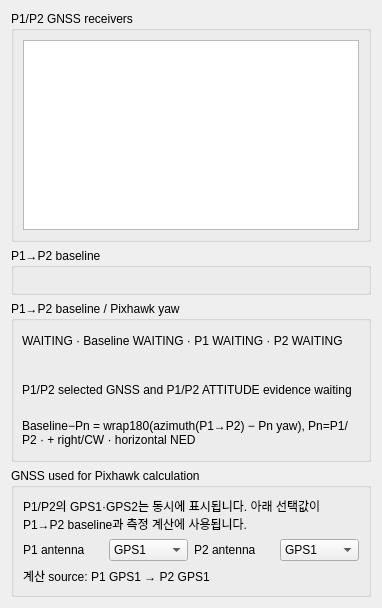
<?xml version='1.0' encoding='utf-8'?>
<ui version="4.0">
  <class>GnssView</class>
  <widget class="QWidget" name="widget1">
    <property name="minimumSize">
      <size>
        <width>0</width>
        <height>0</height>
      </size>
    </property>
    <property name="maximumSize">
      <size>
        <width>16777215</width>
        <height>16777215</height>
      </size>
    </property>
    <layout class="QVBoxLayout" name="layout2" stretch="0,0,0,0">
      <property name="leftMargin">
        <number>11</number>
      </property>
      <property name="topMargin">
        <number>11</number>
      </property>
      <property name="rightMargin">
        <number>11</number>
      </property>
      <property name="bottomMargin">
        <number>11</number>
      </property>
      <property name="spacing">
        <number>6</number>
      </property>
      <item>
        <widget class="QGroupBox" name="receiver_group">
          <property name="minimumSize">
            <size>
              <width>0</width>
              <height>0</height>
            </size>
          </property>
          <property name="maximumSize">
            <size>
              <width>16777215</width>
              <height>16777215</height>
            </size>
          </property>
          <property name="title">
            <string>P1/P2 GNSS receivers</string>
          </property>
          <layout class="QVBoxLayout" name="layout4" stretch="0">
            <property name="leftMargin">
              <number>9</number>
            </property>
            <property name="topMargin">
              <number>9</number>
            </property>
            <property name="rightMargin">
              <number>9</number>
            </property>
            <property name="bottomMargin">
              <number>9</number>
            </property>
            <property name="spacing">
              <number>6</number>
            </property>
            <item>
              <widget class="QTableView" name="receiver_table">
                <property name="minimumSize">
                  <size>
                    <width>0</width>
                    <height>0</height>
                  </size>
                </property>
                <property name="maximumSize">
                  <size>
                    <width>16777215</width>
                    <height>190</height>
                  </size>
                </property>
                <property name="editTriggers">
                  <set>QAbstractItemView::NoEditTriggers</set>
                </property>
                <property name="selectionBehavior">
                  <enum>QAbstractItemView::SelectRows</enum>
                </property>
                <property name="selectionMode">
                  <enum>QAbstractItemView::ExtendedSelection</enum>
                </property>
                <attribute name="verticalHeaderVisible">
                  <bool>false</bool>
                </attribute>
                <attribute name="horizontalHeaderStretchLastSection">
                  <bool>true</bool>
                </attribute>
                <property name="horizontalScrollMode">
                  <enum>QAbstractItemView::ScrollPerItem</enum>
                </property>
                <property name="alternatingRowColors">
                  <bool>false</bool>
                </property>
              </widget>
            </item>
          </layout>
        </widget>
      </item>
      <item>
        <widget class="QGroupBox" name="baseline_group">
          <property name="minimumSize">
            <size>
              <width>0</width>
              <height>0</height>
            </size>
          </property>
          <property name="maximumSize">
            <size>
              <width>16777215</width>
              <height>16777215</height>
            </size>
          </property>
          <property name="title">
            <string>P1→P2 baseline</string>
          </property>
          <layout class="QGridLayout" name="layout7" columnstretch="0,0,0,0">
            <property name="leftMargin">
              <number>9</number>
            </property>
            <property name="topMargin">
              <number>9</number>
            </property>
            <property name="rightMargin">
              <number>9</number>
            </property>
            <property name="bottomMargin">
              <number>9</number>
            </property>
            <property name="spacing">
              <number>6</number>
            </property>
            <item row="0" column="0" rowspan="1" colspan="1">
              <widget class="QWidget" name="baseline_values_north_m">
                <property name="engineeringLabel" stdset="0">
                  <string>NED North</string>
                </property>
                <layout class="QVBoxLayout" name="baseline_values_north_m_layout">
                  <property name="leftMargin">
                    <number>0</number>
                  </property>
                  <property name="topMargin">
                    <number>0</number>
                  </property>
                  <property name="rightMargin">
                    <number>0</number>
                  </property>
                  <property name="bottomMargin">
                    <number>0</number>
                  </property>
                </layout>
              </widget>
            </item>
            <item row="0" column="1" rowspan="1" colspan="1">
              <widget class="QWidget" name="baseline_values_east_m">
                <property name="engineeringLabel" stdset="0">
                  <string>NED East</string>
                </property>
                <layout class="QVBoxLayout" name="baseline_values_east_m_layout">
                  <property name="leftMargin">
                    <number>0</number>
                  </property>
                  <property name="topMargin">
                    <number>0</number>
                  </property>
                  <property name="rightMargin">
                    <number>0</number>
                  </property>
                  <property name="bottomMargin">
                    <number>0</number>
                  </property>
                </layout>
              </widget>
            </item>
            <item row="0" column="2" rowspan="1" colspan="1">
              <widget class="QWidget" name="baseline_values_down_m">
                <property name="engineeringLabel" stdset="0">
                  <string>NED Down</string>
                </property>
                <layout class="QVBoxLayout" name="baseline_values_down_m_layout">
                  <property name="leftMargin">
                    <number>0</number>
                  </property>
                  <property name="topMargin">
                    <number>0</number>
                  </property>
                  <property name="rightMargin">
                    <number>0</number>
                  </property>
                  <property name="bottomMargin">
                    <number>0</number>
                  </property>
                </layout>
              </widget>
            </item>
            <item row="0" column="3" rowspan="1" colspan="1">
              <widget class="QWidget" name="baseline_values_length_m">
                <property name="engineeringLabel" stdset="0">
                  <string>Length</string>
                </property>
                <layout class="QVBoxLayout" name="baseline_values_length_m_layout">
                  <property name="leftMargin">
                    <number>0</number>
                  </property>
                  <property name="topMargin">
                    <number>0</number>
                  </property>
                  <property name="rightMargin">
                    <number>0</number>
                  </property>
                  <property name="bottomMargin">
                    <number>0</number>
                  </property>
                </layout>
              </widget>
            </item>
            <item row="1" column="0" rowspan="1" colspan="1">
              <widget class="QWidget" name="baseline_values_p1_body_frd_forward_m">
                <property name="engineeringLabel" stdset="0">
                  <string>FRD Forward</string>
                </property>
                <layout class="QVBoxLayout" name="baseline_values_p1_body_frd_forward_m_layout">
                  <property name="leftMargin">
                    <number>0</number>
                  </property>
                  <property name="topMargin">
                    <number>0</number>
                  </property>
                  <property name="rightMargin">
                    <number>0</number>
                  </property>
                  <property name="bottomMargin">
                    <number>0</number>
                  </property>
                </layout>
              </widget>
            </item>
            <item row="1" column="1" rowspan="1" colspan="1">
              <widget class="QWidget" name="baseline_values_p1_body_frd_right_m">
                <property name="engineeringLabel" stdset="0">
                  <string>FRD Right</string>
                </property>
                <layout class="QVBoxLayout" name="baseline_values_p1_body_frd_right_m_layout">
                  <property name="leftMargin">
                    <number>0</number>
                  </property>
                  <property name="topMargin">
                    <number>0</number>
                  </property>
                  <property name="rightMargin">
                    <number>0</number>
                  </property>
                  <property name="bottomMargin">
                    <number>0</number>
                  </property>
                </layout>
              </widget>
            </item>
            <item row="1" column="2" rowspan="1" colspan="1">
              <widget class="QWidget" name="baseline_values_p1_body_frd_down_m">
                <property name="engineeringLabel" stdset="0">
                  <string>FRD Down</string>
                </property>
                <layout class="QVBoxLayout" name="baseline_values_p1_body_frd_down_m_layout">
                  <property name="leftMargin">
                    <number>0</number>
                  </property>
                  <property name="topMargin">
                    <number>0</number>
                  </property>
                  <property name="rightMargin">
                    <number>0</number>
                  </property>
                  <property name="bottomMargin">
                    <number>0</number>
                  </property>
                </layout>
              </widget>
            </item>
            <item row="1" column="3" rowspan="1" colspan="1">
              <widget class="QWidget" name="baseline_values_state">
                <property name="engineeringLabel" stdset="0">
                  <string>Quality</string>
                </property>
                <layout class="QVBoxLayout" name="baseline_values_state_layout">
                  <property name="leftMargin">
                    <number>0</number>
                  </property>
                  <property name="topMargin">
                    <number>0</number>
                  </property>
                  <property name="rightMargin">
                    <number>0</number>
                  </property>
                  <property name="bottomMargin">
                    <number>0</number>
                  </property>
                </layout>
              </widget>
            </item>
          </layout>
        </widget>
      </item>
      <item>
        <widget class="QGroupBox" name="baseline_yaw_group">
          <property name="minimumSize">
            <size>
              <width>0</width>
              <height>0</height>
            </size>
          </property>
          <property name="maximumSize">
            <size>
              <width>16777215</width>
              <height>16777215</height>
            </size>
          </property>
          <property name="title">
            <string>P1→P2 baseline / Pixhawk yaw</string>
          </property>
          <layout class="QHBoxLayout" name="layout17" stretch="1,1">
            <property name="leftMargin">
              <number>8</number>
            </property>
            <property name="topMargin">
              <number>8</number>
            </property>
            <property name="rightMargin">
              <number>8</number>
            </property>
            <property name="bottomMargin">
              <number>8</number>
            </property>
            <property name="spacing">
              <number>8</number>
            </property>
            <item>
              <widget class="QWidget" name="widget18">
                <property name="minimumSize">
                  <size>
                    <width>330</width>
                    <height>0</height>
                  </size>
                </property>
                <property name="maximumSize">
                  <size>
                    <width>16777215</width>
                    <height>16777215</height>
                  </size>
                </property>
                <layout class="QVBoxLayout" name="layout19" stretch="0,0,0,0">
                  <property name="leftMargin">
                    <number>0</number>
                  </property>
                  <property name="topMargin">
                    <number>0</number>
                  </property>
                  <property name="rightMargin">
                    <number>0</number>
                  </property>
                  <property name="bottomMargin">
                    <number>0</number>
                  </property>
                  <property name="spacing">
                    <number>4</number>
                  </property>
                  <item>
                    <widget class="QLabel" name="baseline_yaw_status_label">
                      <property name="minimumSize">
                        <size>
                          <width>0</width>
                          <height>24</height>
                        </size>
                      </property>
                      <property name="maximumSize">
                        <size>
                          <width>16777215</width>
                          <height>24</height>
                        </size>
                      </property>
                      <property name="text">
                        <string>WAITING · Baseline WAITING · P1 WAITING · P2 WAITING</string>
                      </property>
                      <property name="wordWrap">
                        <bool>false</bool>
                      </property>
                      <property name="alignment">
                        <set>Qt::AlignLeft|Qt::AlignVCenter</set>
                      </property>
                      <property name="textInteractionFlags">
                        <set>Qt::LinksAccessibleByMouse</set>
                      </property>
                      <property name="legacyObjectName" stdset="0">
                        <string>statusStrip</string>
                      </property>
                    </widget>
                  </item>
                  <item>
                    <layout class="QGridLayout" name="layout21" columnstretch="1,1">
                      <property name="leftMargin">
                        <number>0</number>
                      </property>
                      <property name="topMargin">
                        <number>0</number>
                      </property>
                      <property name="rightMargin">
                        <number>0</number>
                      </property>
                      <property name="bottomMargin">
                        <number>0</number>
                      </property>
                      <property name="spacing">
                        <number>-1</number>
                      </property>
                      <item row="0" column="0" rowspan="1" colspan="1">
                        <widget class="QWidget" name="baseline_yaw_values_baseline_azimuth">
                          <property name="engineeringLabel" stdset="0">
                            <string>Baseline azimuth</string>
                          </property>
                          <layout class="QVBoxLayout" name="baseline_yaw_values_baseline_azimuth_layout">
                            <property name="leftMargin">
                              <number>0</number>
                            </property>
                            <property name="topMargin">
                              <number>0</number>
                            </property>
                            <property name="rightMargin">
                              <number>0</number>
                            </property>
                            <property name="bottomMargin">
                              <number>0</number>
                            </property>
                          </layout>
                        </widget>
                      </item>
                      <item row="0" column="1" rowspan="1" colspan="1">
                        <widget class="QWidget" name="baseline_yaw_values_p2_minus_p1">
                          <property name="engineeringLabel" stdset="0">
                            <string>P2−P1 yaw</string>
                          </property>
                          <layout class="QVBoxLayout" name="baseline_yaw_values_p2_minus_p1_layout">
                            <property name="leftMargin">
                              <number>0</number>
                            </property>
                            <property name="topMargin">
                              <number>0</number>
                            </property>
                            <property name="rightMargin">
                              <number>0</number>
                            </property>
                            <property name="bottomMargin">
                              <number>0</number>
                            </property>
                          </layout>
                        </widget>
                      </item>
                      <item row="1" column="0" rowspan="1" colspan="1">
                        <widget class="QWidget" name="baseline_yaw_values_p1_yaw">
                          <property name="engineeringLabel" stdset="0">
                            <string>P1 yaw</string>
                          </property>
                          <layout class="QVBoxLayout" name="baseline_yaw_values_p1_yaw_layout">
                            <property name="leftMargin">
                              <number>0</number>
                            </property>
                            <property name="topMargin">
                              <number>0</number>
                            </property>
                            <property name="rightMargin">
                              <number>0</number>
                            </property>
                            <property name="bottomMargin">
                              <number>0</number>
                            </property>
                          </layout>
                        </widget>
                      </item>
                      <item row="1" column="1" rowspan="1" colspan="1">
                        <widget class="QWidget" name="baseline_yaw_values_baseline_p1">
                          <property name="engineeringLabel" stdset="0">
                            <string>Baseline−P1</string>
                          </property>
                          <layout class="QVBoxLayout" name="baseline_yaw_values_baseline_p1_layout">
                            <property name="leftMargin">
                              <number>0</number>
                            </property>
                            <property name="topMargin">
                              <number>0</number>
                            </property>
                            <property name="rightMargin">
                              <number>0</number>
                            </property>
                            <property name="bottomMargin">
                              <number>0</number>
                            </property>
                          </layout>
                        </widget>
                      </item>
                      <item row="2" column="0" rowspan="1" colspan="1">
                        <widget class="QWidget" name="baseline_yaw_values_p2_yaw">
                          <property name="engineeringLabel" stdset="0">
                            <string>P2 yaw</string>
                          </property>
                          <layout class="QVBoxLayout" name="baseline_yaw_values_p2_yaw_layout">
                            <property name="leftMargin">
                              <number>0</number>
                            </property>
                            <property name="topMargin">
                              <number>0</number>
                            </property>
                            <property name="rightMargin">
                              <number>0</number>
                            </property>
                            <property name="bottomMargin">
                              <number>0</number>
                            </property>
                          </layout>
                        </widget>
                      </item>
                      <item row="2" column="1" rowspan="1" colspan="1">
                        <widget class="QWidget" name="baseline_yaw_values_baseline_p2">
                          <property name="engineeringLabel" stdset="0">
                            <string>Baseline−P2</string>
                          </property>
                          <layout class="QVBoxLayout" name="baseline_yaw_values_baseline_p2_layout">
                            <property name="leftMargin">
                              <number>0</number>
                            </property>
                            <property name="topMargin">
                              <number>0</number>
                            </property>
                            <property name="rightMargin">
                              <number>0</number>
                            </property>
                            <property name="bottomMargin">
                              <number>0</number>
                            </property>
                          </layout>
                        </widget>
                      </item>
                    </layout>
                  </item>
                  <item>
                    <widget class="QLabel" name="baseline_yaw_evidence_label">
                      <property name="minimumSize">
                        <size>
                          <width>0</width>
                          <height>42</height>
                        </size>
                      </property>
                      <property name="maximumSize">
                        <size>
                          <width>16777215</width>
                          <height>42</height>
                        </size>
                      </property>
                      <property name="text">
                        <string>P1/P2 selected GNSS and P1/P2 ATTITUDE evidence waiting</string>
                      </property>
                      <property name="wordWrap">
                        <bool>true</bool>
                      </property>
                      <property name="alignment">
                        <set>Qt::AlignLeft|Qt::AlignVCenter</set>
                      </property>
                      <property name="textInteractionFlags">
                        <set>Qt::LinksAccessibleByMouse</set>
                      </property>
                      <property name="legacyObjectName" stdset="0">
                        <string>statusStrip</string>
                      </property>
                    </widget>
                  </item>
                  <item>
                    <widget class="QLabel" name="baseline_yaw_contract_label">
                      <property name="minimumSize">
                        <size>
                          <width>0</width>
                          <height>36</height>
                        </size>
                      </property>
                      <property name="maximumSize">
                        <size>
                          <width>16777215</width>
                          <height>36</height>
                        </size>
                      </property>
                      <property name="text">
                        <string>Baseline−Pn = wrap180(azimuth(P1→P2) − Pn yaw), Pn=P1/P2 · + right/CW · horizontal NED</string>
                      </property>
                      <property name="wordWrap">
                        <bool>true</bool>
                      </property>
                      <property name="alignment">
                        <set>Qt::AlignLeft|Qt::AlignVCenter</set>
                      </property>
                      <property name="textInteractionFlags">
                        <set>Qt::LinksAccessibleByMouse</set>
                      </property>
                      <property name="legacyObjectName" stdset="0">
                        <string>compactContract</string>
                      </property>
                    </widget>
                  </item>
                </layout>
                <property name="sizePolicy">
                  <sizepolicy hsizetype="Preferred" vsizetype="Fixed">
                    <horstretch>0</horstretch>
                    <verstretch>0</verstretch>
                  </sizepolicy>
                </property>
              </widget>
            </item>
            <item>
              <widget class="QWidget" name="baseline_yaw_plot">
                <property name="customKind" stdset="0">
                  <string>BaselineYawAlignmentPlot</string>
                </property>
                <layout class="QVBoxLayout" name="baseline_yaw_plot_layout">
                  <property name="leftMargin">
                    <number>0</number>
                  </property>
                  <property name="topMargin">
                    <number>0</number>
                  </property>
                  <property name="rightMargin">
                    <number>0</number>
                  </property>
                  <property name="bottomMargin">
                    <number>0</number>
                  </property>
                </layout>
              </widget>
            </item>
          </layout>
        </widget>
      </item>
      <item>
        <widget class="QGroupBox" name="gnss_source_group">
          <property name="minimumSize">
            <size>
              <width>0</width>
              <height>0</height>
            </size>
          </property>
          <property name="maximumSize">
            <size>
              <width>16777215</width>
              <height>16777215</height>
            </size>
          </property>
          <property name="title">
            <string>GNSS used for Pixhawk calculation</string>
          </property>
          <layout class="QGridLayout" name="layout32" columnstretch="0,0,0,0">
            <property name="leftMargin">
              <number>9</number>
            </property>
            <property name="topMargin">
              <number>9</number>
            </property>
            <property name="rightMargin">
              <number>9</number>
            </property>
            <property name="bottomMargin">
              <number>9</number>
            </property>
            <property name="spacing">
              <number>6</number>
            </property>
            <item row="0" column="0" rowspan="1" colspan="4">
              <widget class="QLabel" name="widget33">
                <property name="minimumSize">
                  <size>
                    <width>0</width>
                    <height>0</height>
                  </size>
                </property>
                <property name="maximumSize">
                  <size>
                    <width>16777215</width>
                    <height>16777215</height>
                  </size>
                </property>
                <property name="text">
                  <string>P1/P2의 GPS1·GPS2는 동시에 표시됩니다. 아래 선택값이 P1→P2 baseline과 측정 계산에 사용됩니다.</string>
                </property>
                <property name="wordWrap">
                  <bool>true</bool>
                </property>
                <property name="alignment">
                  <set>Qt::AlignLeft|Qt::AlignVCenter</set>
                </property>
                <property name="textInteractionFlags">
                  <set>Qt::LinksAccessibleByMouse</set>
                </property>
                <property name="legacyObjectName" stdset="0">
                  <string>statusStrip</string>
                </property>
              </widget>
            </item>
            <item row="1" column="0" rowspan="1" colspan="1">
              <widget class="QLabel" name="widget34">
                <property name="minimumSize">
                  <size>
                    <width>0</width>
                    <height>0</height>
                  </size>
                </property>
                <property name="maximumSize">
                  <size>
                    <width>16777215</width>
                    <height>16777215</height>
                  </size>
                </property>
                <property name="text">
                  <string>P1 antenna</string>
                </property>
                <property name="wordWrap">
                  <bool>false</bool>
                </property>
                <property name="alignment">
                  <set>Qt::AlignLeft|Qt::AlignVCenter</set>
                </property>
                <property name="textInteractionFlags">
                  <set>Qt::LinksAccessibleByMouse</set>
                </property>
              </widget>
            </item>
            <item row="1" column="1" rowspan="1" colspan="1">
              <widget class="QComboBox" name="gnss_source_combos_left">
                <property name="minimumSize">
                  <size>
                    <width>0</width>
                    <height>0</height>
                  </size>
                </property>
                <property name="maximumSize">
                  <size>
                    <width>16777215</width>
                    <height>16777215</height>
                  </size>
                </property>
                <item>
                  <property name="text">
                    <string>GPS1</string>
                  </property>
                </item>
                <item>
                  <property name="text">
                    <string>GPS2</string>
                  </property>
                </item>
                <property name="comboData" stdset="0">
                  <string>["GPS1", "GPS2"]</string>
                </property>
              </widget>
            </item>
            <item row="1" column="2" rowspan="1" colspan="1">
              <widget class="QLabel" name="widget36">
                <property name="minimumSize">
                  <size>
                    <width>0</width>
                    <height>0</height>
                  </size>
                </property>
                <property name="maximumSize">
                  <size>
                    <width>16777215</width>
                    <height>16777215</height>
                  </size>
                </property>
                <property name="text">
                  <string>P2 antenna</string>
                </property>
                <property name="wordWrap">
                  <bool>false</bool>
                </property>
                <property name="alignment">
                  <set>Qt::AlignLeft|Qt::AlignVCenter</set>
                </property>
                <property name="textInteractionFlags">
                  <set>Qt::LinksAccessibleByMouse</set>
                </property>
              </widget>
            </item>
            <item row="1" column="3" rowspan="1" colspan="1">
              <widget class="QComboBox" name="gnss_source_combos_right">
                <property name="minimumSize">
                  <size>
                    <width>0</width>
                    <height>0</height>
                  </size>
                </property>
                <property name="maximumSize">
                  <size>
                    <width>16777215</width>
                    <height>16777215</height>
                  </size>
                </property>
                <item>
                  <property name="text">
                    <string>GPS1</string>
                  </property>
                </item>
                <item>
                  <property name="text">
                    <string>GPS2</string>
                  </property>
                </item>
                <property name="comboData" stdset="0">
                  <string>["GPS1", "GPS2"]</string>
                </property>
              </widget>
            </item>
            <item row="2" column="0" rowspan="1" colspan="4">
              <widget class="QLabel" name="gnss_source_summary">
                <property name="minimumSize">
                  <size>
                    <width>0</width>
                    <height>0</height>
                  </size>
                </property>
                <property name="maximumSize">
                  <size>
                    <width>16777215</width>
                    <height>16777215</height>
                  </size>
                </property>
                <property name="text">
                  <string>계산 source: P1 GPS1 → P2 GPS1</string>
                </property>
                <property name="wordWrap">
                  <bool>true</bool>
                </property>
                <property name="alignment">
                  <set>Qt::AlignLeft|Qt::AlignVCenter</set>
                </property>
                <property name="textInteractionFlags">
                  <set>Qt::LinksAccessibleByMouse</set>
                </property>
                <property name="legacyObjectName" stdset="0">
                  <string>statusStrip</string>
                </property>
              </widget>
            </item>
          </layout>
        </widget>
      </item>
    </layout>
  </widget>
  <resources />
  <connections />
</ui>
